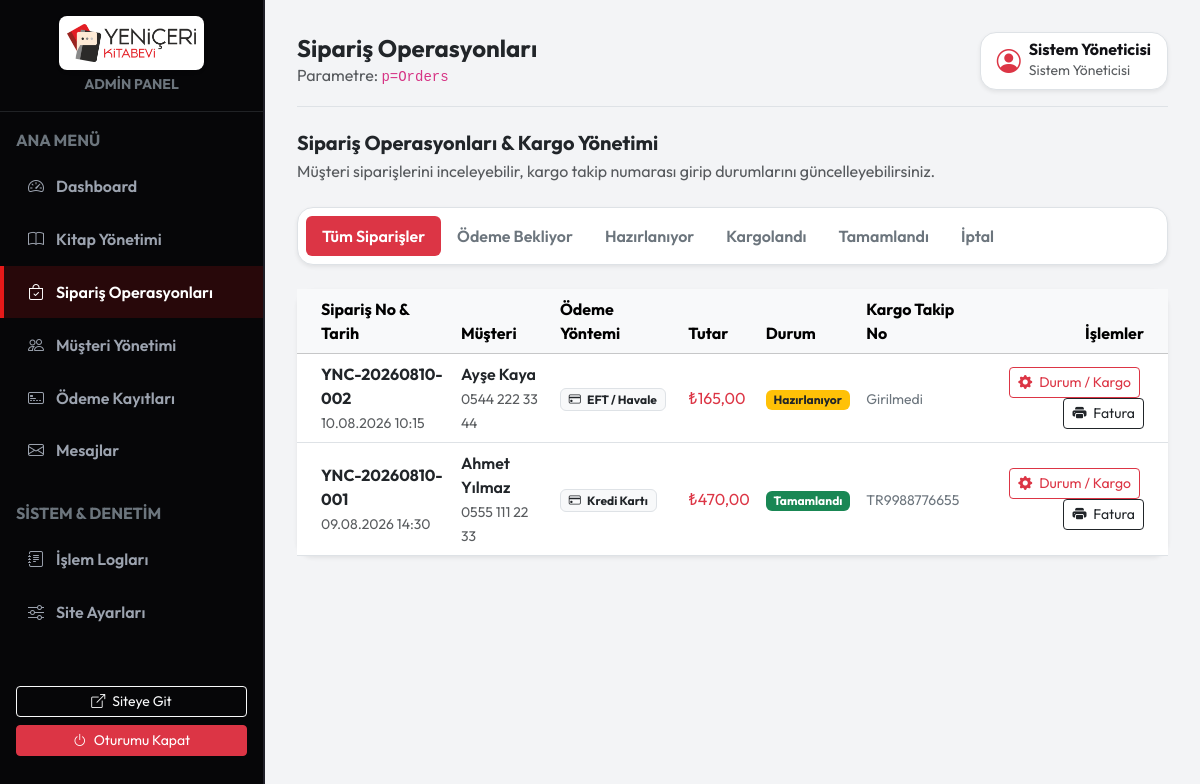
The page /admin/index.php?p=Orders (signed in) on the database its author committed.
### tables this page shows
CREATE TABLE orders (
    id INT AUTO_INCREMENT PRIMARY KEY,
    order_number VARCHAR(30) NOT NULL UNIQUE,
    user_id INT NOT NULL,
    total_amount DECIMAL(10,2) NOT NULL,
    shipping_amount DECIMAL(10,2) DEFAULT 0.00,
    status ENUM('Hazırlanıyor', 'Kargolandı', 'Tamamlandı', 'İptal') DEFAULT 'Hazırlanıyor',
    payment_method VARCHAR(50) NOT NULL DEFAULT 'Kredi Kartı',
    shipping_address TEXT NOT NULL,
    tracking_number VARCHAR(100) NULL,
    created_at DATETIME DEFAULT CURRENT_TIMESTAMP,
    FOREIGN KEY (user_id) REFERENCES users(id) ON DELETE CASCADE
);

CREATE TABLE users (
    id INT AUTO_INCREMENT PRIMARY KEY,
    name VARCHAR(100) NOT NULL,
    email VARCHAR(120) NOT NULL UNIQUE,
    password_hash VARCHAR(255) NOT NULL,
    role ENUM('admin', 'customer') DEFAULT 'customer',
    status ENUM('active', 'inactive') DEFAULT 'active',
    phone VARCHAR(20) NULL,
    address TEXT NULL,
    created_at DATETIME DEFAULT CURRENT_TIMESTAMP
);

### config.php (called while the page is built, shortened)
<?php
global $pdo;
if (DB_DRIVER === 'sqlite') {
    init_sqlite_fallback();
} else {
    try {
        $dsn = "mysql:host=" . DB_HOST . ";port=" . DB_PORT . ";dbname=" . DB_NAME . ";charset=utf8mb4";
        $pdo = new PDO($dsn, DB_USER, DB_PASS, [
            PDO::ATTR_ERRMODE => PDO::ERRMODE_EXCEPTION,
            PDO::ATTR_DEFAULT_FETCH_MODE => PDO::FETCH_ASSOC,
            PDO::ATTR_EMULATE_PREPARES => false,
        ]);
    } catch (PDOException $e) {
        if (strpos($e->getMessage(), 'Unknown database') !== false || $e->getCode() == 1049) {
            try {
                $root_pdo = new PDO("mysql:host=" . DB_HOST . ";port=" . DB_PORT . ";charset=utf8mb4", DB_USER, DB_PASS);
                $root_pdo->exec("CREATE DATABASE IF NOT EXISTS `" . DB_NAME . "` CHARACTER SET utf8mb4 COLLATE utf8mb4_unicode_ci;");
                $pdo = new PDO($dsn, DB_USER, DB_PASS, [
                    PDO::ATTR_ERRMODE => PDO::ERRMODE_EXCEPTION,
                    PDO::ATTR_DEFAULT_FETCH_MODE => PDO::FETCH_ASSOC
                ]);
                $schema_file = __DIR__ . '/schema.sql';
                if (file_exists($schema_file)) {
                    $sql_content = file_get_contents($schema_file);
                    $pdo->exec($sql_content);
                }
            } catch (PDOException $ex_create) {
                init_sqlite_fallback();
            }
        } else {
            init_sqlite_fallback();
        }
    }
}
if ($pdo->getAttribute(PDO::ATTR_DRIVER_NAME) === 'sqlite') {
    $pdo->exec("CREATE TABLE IF NOT EXISTS contact_messages (id INTEGER PRIMARY KEY AUTOINCREMENT, name TEXT, email TEXT, subject TEXT, message TEXT, is_read INTEGER DEFAULT 0, ip_address TEXT, created_at DATETIME DEFAULT CURRENT_TIMESTAMP);");
} else {
    $pdo->exec("CREATE TABLE IF NOT EXISTS contact_messages (id INT AUTO_INCREMENT PRIMARY KEY, name VARCHAR(255), email VARCHAR(255), subject VARCHAR(255), message TEXT, is_read TINYINT DEFAULT 0, ip_address VARCHAR(64), created_at TIMESTAMP DEFAULT CURRENT_TIMESTAMP) CHARACTER SET utf8mb4 COLLATE utf8mb4_unicode_ci;");
}
function e($string) {
    return htmlspecialchars($string ?? '', ENT_QUOTES, 'UTF-8');
}
function sanitize($input) {
    return trim(strip_tags($input ?? ''));
}
function db_query($sql, $params = []) {
    global $pdo;
    $stmt = $pdo->prepare($sql);
    $stmt->execute($params);
    return $stmt;
}
function db_fetch_all($sql, $params = []) {
    return db_query($sql, $params)->fetchAll();
}
function format_price($price) {
    return '₺' . number_format((float)$price, 2, ',', '.');
}

### admin/modules/orders.php (the view, shortened to what this page needs)
<?php
$order_statuses = [
    'Ödeme Bekliyor' => 'bg-info text-dark',
    'Hazırlanıyor'   => 'bg-warning text-dark',
    'Kargolandı'     => 'bg-dark text-white',
    'Tamamlandı'     => 'bg-success text-white',
    'İptal'          => 'bg-danger text-white',
];
$status_filter = sanitize($_GET['status'] ?? '');
$where = "1=1";
$params = [];
$orders = db_fetch_all("SELECT o.*, u.name as customer_name, u.email as customer_email, u.phone as customer_phone
                        FROM orders o
                        LEFT JOIN users u ON o.user_id = u.id
                        WHERE {$where}
                        ORDER BY o.created_at DESC", $params);
?>
<div class="d-flex align-items-center justify-content-between mb-4">
    <div>
        <h5 class="fw-bold text-dark mb-1">Sipariş Operasyonları & Kargo Yönetimi</h5>
        <p class="text-muted fs-7 mb-0">Müşteri siparişlerini inceleyebilir, kargo takip numarası girip durumlarını güncelleyebilirsiniz.</p>
    </div>
</div>
<ul class="nav nav-pills mb-4 bg-white p-2 rounded-4 shadow-sm border">
    <li class="nav-item">
        <a class="nav-link <?= empty($status_filter) ? 'active bg-danger text-white' : 'text-secondary' ?> fw-semibold" href="index.php?p=Orders">Tüm Siparişler</a>
    </li>
    <?php foreach ($order_statuses as $st => $st_class): ?>
        <li class="nav-item">
            <a class="nav-link <?= $status_filter === $st ? 'active ' . $st_class : 'text-secondary' ?> fw-semibold" href="index.php?p=Orders&status=<?= urlencode($st) ?>"><?= e($st) ?></a>
        </li>
    <?php endforeach; ?>
</ul>
<div class="card border-0 shadow-sm rounded-4">
    <div class="card-body p-0">
        <div class="table-responsive">
            <table class="table table-hover align-middle mb-0">
                <thead class="table-light fs-7">
                    <tr>
                        <th class="ps-4">Sipariş No & Tarih</th>
                        <th>Müşteri</th>
                        <th>Ödeme Yöntemi</th>
                        <th>Tutar</th>
                        <th>Durum</th>
                        <th>Kargo Takip No</th>
                        <th class="text-end pe-4">İşlemler</th>
                    </tr>
                </thead>
                <tbody>
                    <?php if (empty($orders)): ?>
                        <tr>
                            <td colspan="7" class="text-center py-5 text-muted">Seçilen filtrelere ait sipariş bulunamadı.</td>
                        </tr>
                    <?php else: ?>
                        <?php foreach ($orders as $o): ?>
                            <tr>
                                <td class="ps-4">
                                    <div class="fw-bold text-dark fs-7"><?= e($o['order_number']) ?></div>
                                    <small class="text-muted fs-8"><?= date('d.m.Y H:i', strtotime($o['created_at'])) ?></small>
                                </td>
                                <td>
                                    <div class="fw-semibold text-dark fs-7"><?= e($o['customer_name']) ?></div>
                                    <small class="text-muted fs-8"><?= e($o['customer_phone'] ?? $o['customer_email']) ?></small>
                                </td>
                                <td>
                                    <span class="badge bg-light text-dark border fs-8"><i class="bi bi-credit-card me-1"></i> <?= e($o['payment_method']) ?></span>
                                </td>
                                <td>
                                    <div class="fw-extrabold text-danger fs-7"><?= format_price($o['total_amount']) ?></div>
                                </td>
                                <td>
                                    <span class="badge <?= $order_statuses[$o['status']] ?? 'bg-secondary' ?> fs-8">
                                        <?= e($o['status']) ?>
                                    </span>
                                </td>
                                <td>
                                    <small class="fw-mono text-secondary"><?= e($o['tracking_number'] ?? 'Girilmedi') ?></small>
                                </td>
                                <td class="text-end pe-4">
                                    <button class="btn btn-sm btn-outline-danger me-1" data-bs-toggle="modal" data-bs-target="#orderModal_<?= $o['id'] ?>">
                                        <i class="bi bi-gear-fill me-1"></i> Durum / Kargo
                                    </button>
                                    <a href="fatura.php?id=<?= $o['id'] ?>" target="_blank" class="btn btn-sm btn-outline-dark">
                                        <i class="bi bi-printer-fill me-1"></i> Fatura
                                    </a>
                                </td>
                            </tr>
                        <?php endforeach; ?>
                    <?php endif; ?>
                </tbody>
            </table>
        </div>
    </div>
</div>

### assets/css/style.css (style rules this page uses)
:root { --primary-color: #0a0a0c; --primary-surface: #141418; --accent-color: #e61919; --accent-hover: #b80d0d; --accent-glow: rgba(230, 25, 25, 0.3); --dark-card: #18181f; --bg-light: #f8f9fa; --card-shadow: 0 10px 25px rgba(0, 0, 0, 0.08); --hover-shadow: 0 15px 35px rgba(230, 25, 25, 0.18); }
body { font-family: 'Outfit', 'Inter', -apple-system, BlinkMacSystemFont, sans-serif; background-color: var(--bg-light); color: #111115; overflow-x: hidden; }

### rows shown on the page
orders: order_number "YNC-20260810-002", created_at "10.08.2026 10:15", user.name "Ayşe Kaya", user.phone "0544 222 33 44", payment_method "EFT / Havale", total_amount "₺165,00", status "Hazırlanıyor", tracking_number "Girilmedi"
orders: order_number "YNC-20260810-001", created_at "09.08.2026 14:30", user.name "Ahmet Yılmaz", user.phone "0555 111 22 33", payment_method "Kredi Kartı", total_amount "₺470,00", status "Tamamlandı", tracking_number "TR9988776655"

### other values the page prints
$titles[$current_p] "Sipariş Operasyonları"
$current_p "Orders"
$admin_name "Sistem Yöneticisi"
$st "Ödeme Bekliyor"
$st "Hazırlanıyor"
$st "Kargolandı"
$st "Tamamlandı"
$st "İptal"
